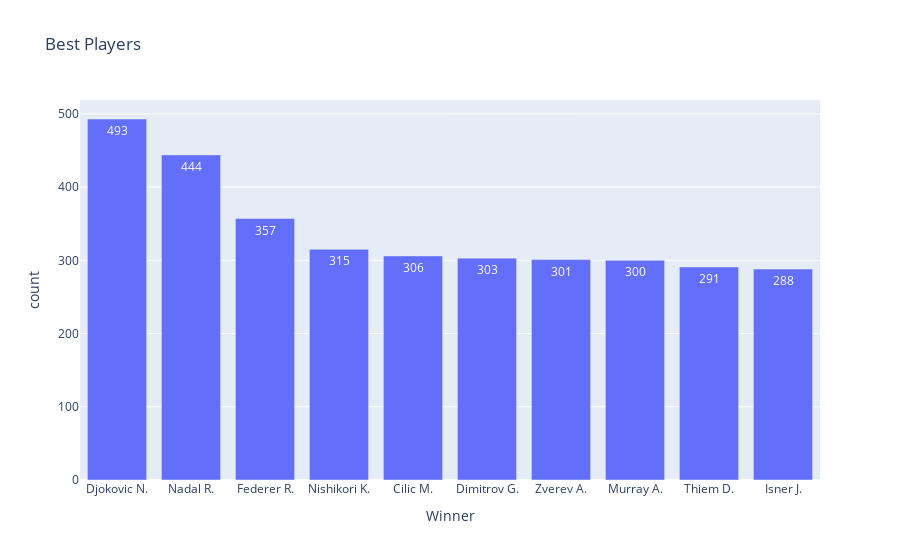

Notebook code cell kept with this figure:
### Code cell
#Bar Chart of Top 10 Winners
winner_client_dfs=df_atp.groupby(["Winner"])["Winner"].count().reset_index(name="count")
winner_client_dfs.sort_values(by=['count'], ascending=False, inplace=True)
winner_client_dfs=winner_client_dfs.nlargest(10, ['count'])
print(winner_client_dfs.head(10))
fig = px.bar(winner_client_dfs, x="Winner", y="count", orientation='v',text="count", title="Best Players")
fig.show()

### Figure 1 — Plotly figure (JSON) as saved in the notebook; plotly's stock layout.template omitted (floating-point values rounded to 4 significant figures)
{"data": [{"alignmentgroup": "True", "hovertemplate": "Winner=%{x}<br>count=%{text}<extra></extra>", "legendgroup": "", "marker": {"color": "#636efa", "pattern": {"shape": ""}}, "name": "", "offsetgroup": "", "orientation": "v", "showlegend": false, "text": [493, 444, 357, 315, 306, 303, 301, 300, 291, 288], "textposition": "auto", "type": "bar", "x": ["Djokovic N.", "Nadal R.", "Federer R.", "Nishikori K.", "Cilic M.", "Dimitrov G.", "Zverev A.", "Murray A.", "Thiem D.", "Isner J."], "xaxis": "x", "y": [493, 444, 357, 315, 306, 303, 301, 300, 291, 288], "yaxis": "y"}], "layout": {"barmode": "relative", "legend": {"tracegroupgap": 0}, "title": {"text": "Best Players"}, "xaxis": {"anchor": "y", "domain": [0, 1], "title": {"text": "Winner"}}, "yaxis": {"anchor": "x", "domain": [0, 1], "title": {"text": "count"}}}}
